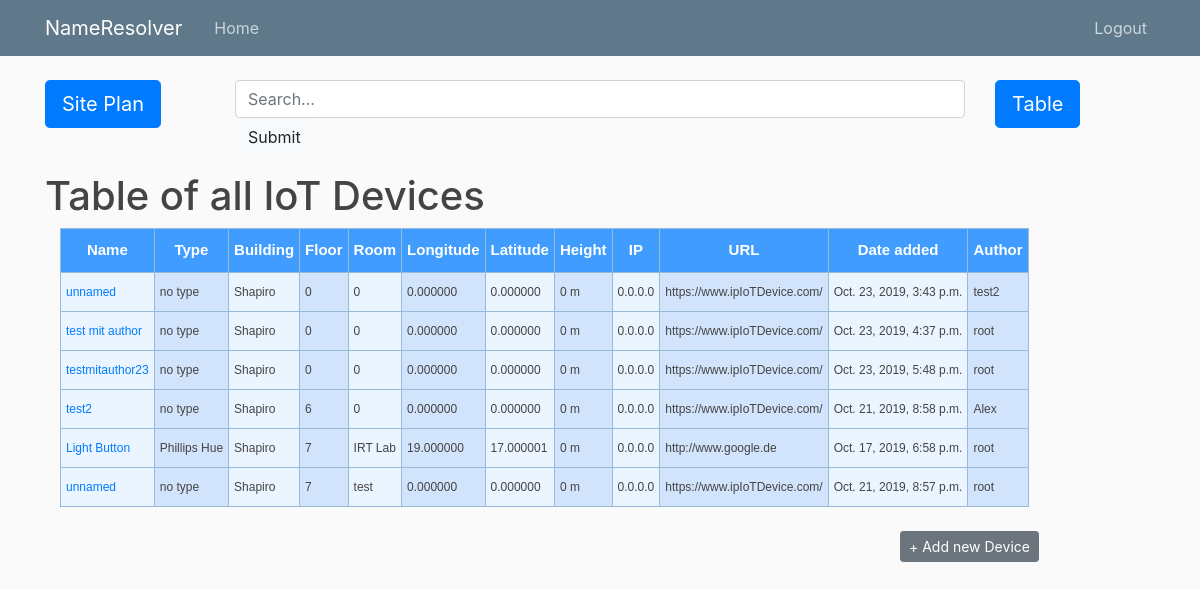
The page /table/ (signed in) on the database its author committed.
### site_plan/models.py (models this page shows, shortened)
class map(models.Model):
    name = models.CharField(max_length=100, default = 'unnamed' )
    type = models.CharField(max_length=100, default = 'no type')
    building = models.CharField(max_length=200, default = 'Shapiro')
    floor = models.CharField(max_length = 2,default = '0')
    room = models.CharField(max_length=20, default = '0')
    longitude = models.DecimalField(max_digits=9, decimal_places=6, default= '0')
    latitude = models.DecimalField(max_digits=9, decimal_places=6, default = '0')
    height = models.CharField(max_length=4, default='0 m')
    ip = models.GenericIPAddressField(protocol='both', unpack_ipv4=False, default = '0.0.0.0')
    url = models.URLField(max_length=200, default = 'https://www.ipIoTDevice.com/')
    date_added = models.DateTimeField(default=timezone.now)
    author = models.ForeignKey(User, on_delete=models.CASCADE)
    image = models.ImageField(default='default.jpg', upload_to='device_pics')

### site_plan/views.py (the view)
# urls.py: path('table/', DevicesListView.as_view(), name='table-home'),
class DevicesListView(LoginRequiredMixin, ListView):
    model = map
    template_name = 'siteplan/table_homepage.html'
    context_object_name = 'devices'
    ordering = ['building', 'floor']

### site_plan/templates/siteplan/table_homepage.html
{% extends "siteplan/base.html" %}
{%block content%}
	<div class = "row">
		<div class = "col-lg-2">
			<a role="button" class="btn btn-primary btn-lg" href="/" >Site Plan</a>
		</div>
		<div class = "col-lg-8" role="search">
		<div class = "form-group">
		<form method = "GET" action = "{% url 'table-search' %}"  >
		<input type ="text" class="form-control" placeholder="Search..." name ="q"  id="id_q" value = "{{ request.GET.q }}">
            <button type="submit" class ="btn btn-light">Submit</button>
		</form>
		</div>
		</div>
		<div class = "col-lg-1">
			<a role="button" class="btn btn-primary btn-lg" href="/table" >Table</a>
		</div>
	</div>
		<h1>Table of all IoT Devices</h1>
				<div class = "col-lg-12">
					<table class = "tg">
						  <tr>
							<th class ="tg-dbbi">Name</th>
							<th class ="tg-dbbi" >Type</th>
							<th class ='tg-dbbi'>Building</th>
							<th class ='tg-dbbi'>Floor</th>
							<th class ='tg-dbbi'>Room</th>
							<th class ='tg-dbbi'>Longitude</th>
							<th class ='tg-dbbi'>Latitude</th>
							<th class ='tg-dbbi'>Height</th>
							<th class ='tg-dbbi'>IP</th>
							<th class ='tg-dbbi'>URL</th>
							<th class ='tg-dbbi'>Date added</th>
							<th class ='tg-dbbi'>Author</th>
						  </tr>
							{%for device in devices%}
								<tr>
									<td class ='tg-73a0'> <a href="{%url 'table-detail' device.id %}">{{device.name}} </a></td>
									<td class ='tg-w66w'>{{device.type}}</td>
									<td class ='tg-73a0'>{{device.building}}</td>
									<td class ='tg-w66w'>{{device.floor}}</td>
									<td class ='tg-73a0'>{{device.room}}</td>
									<td class ='tg-w66w'>{{device.longitude}}</td>
									<td class ='tg-73a0'>{{device.latitude}}</td>
									<td class ='tg-w66w'>{{device.height}}</td>
									<td class ='tg-73a0'>{{device.ip}}</td>
									<td class ='tg-w66w'>{{device.url}}</td>
									<td class ='tg-73a0'>{{device.date_added}}</td>
									<td class ='tg-w66w'>{{device.author}}</td>
								</tr>
							{%endfor%}
					</table>
				</div>
				<br>
				<div class="row">
				<div class="col-lg-1">
				</div>
				<div class="col-lg-8">
				</div>
				<div class="col-lg-2">
				<a role="button" class="btn btn-secondary btn-sm" href="/table/siteplan">+ Add new Device</a>
				</div>
				</div>
{%endblock content%}

### site_plan/static/siteplan/main.css (style rules this page uses)
body { background: #fafafa; color: #333333; margin-top: 5rem; }
h1, h2, h3, h4, h5, h6 { color: #444444; }
.tg { border-collapse:collapse;border-spacing:0;border-color:#9ABAD9; }
.tg td { font-family:Arial, sans-serif;font-size:14px;padding:10px 5px;border-style:solid;border-width:1px;overflow:hidden;word-break:normal;border-color:#9ABAD9;color:#444;background-color:#EBF5FF; }
.tg th { font-family:Arial, sans-serif;font-size:14px;font-weight:normal;padding:10px 5px;border-style:solid;border-width:1px;overflow:hidden;word-break:normal;border-color:#9ABAD9;color:#fff;background-color:#409cff; }
.tg .tg-dbbi { font-weight:bold;font-size:15px;border-color:inherit;text-align:center;vertical-align:top }
.tg .tg-73a0 { font-size:12px;border-color:inherit;text-align:left;vertical-align:top }
.tg .tg-w66w { background-color:#D2E4FC;font-size:12px;border-color:inherit;text-align:left;vertical-align:top }

### rows shown on the page
map: name "unnamed", type "no type", building "Shapiro", floor "0", room "0", longitude "0.000000", latitude "0.000000", height "0 m", ip "0.0.0.0", url "https://www.ipIoTDevice.com/", date_added "Oct. 23, 2019, 3:43 p.m.", author "test2"
map: name "test mit author", type "no type", building "Shapiro", floor "0", room "0", longitude "0.000000", latitude "0.000000", height "0 m", ip "0.0.0.0", url "https://www.ipIoTDevice.com/", date_added "Oct. 23, 2019, 4:37 p.m.", author "root"
map: name "testmitauthor23", type "no type", building "Shapiro", floor "0", room "0", longitude "0.000000", latitude "0.000000", height "0 m", ip "0.0.0.0", url "https://www.ipIoTDevice.com/", date_added "Oct. 23, 2019, 5:48 p.m.", author "root"
map: name "test2", type "no type", building "Shapiro", floor "6", room "0", longitude "0.000000", latitude "0.000000", height "0 m", ip "0.0.0.0", url "https://www.ipIoTDevice.com/", date_added "Oct. 21, 2019, 8:58 p.m.", author "Alex"
map: name "Light Button", type "Phillips Hue", building "Shapiro", floor "7", room "IRT Lab", longitude "19.000000", latitude "17.000001", height "0 m", ip "0.0.0.0", url "http://www.google.de", date_added "Oct. 17, 2019, 6:58 p.m.", author "root"
map: name "unnamed", type "no type", building "Shapiro", floor "7", room "test", longitude "0.000000", latitude "0.000000", height "0 m", ip "0.0.0.0", url "https://www.ipIoTDevice.com/", date_added "Oct. 21, 2019, 8:57 p.m.", author "root"
